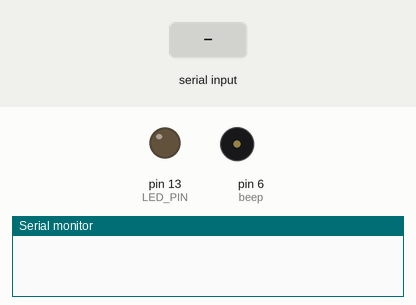
Recording of a sketch running on a simulated Arduino Uno, built with avr-gcc and run on an emulated ATmega328P. On the bench: output pins drawn as LEDs (lit = HIGH), buzzer (waves = sounding), the last lines printed to the serial monitor. The test bench sets the inputs (shaded band).

Above: at 1.2 s.
1.3 s: "1" received over Serial
At 1.7 s:
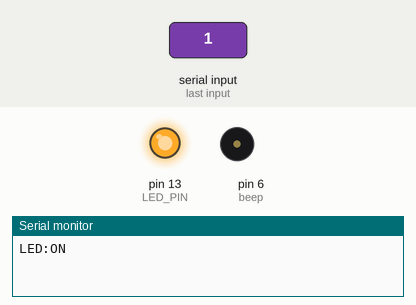
2.9 s: "d" received over Serial
At 3.6 s:
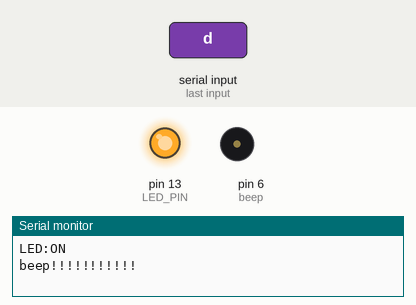
7.5 s: "0" received over Serial
At 8.2 s:
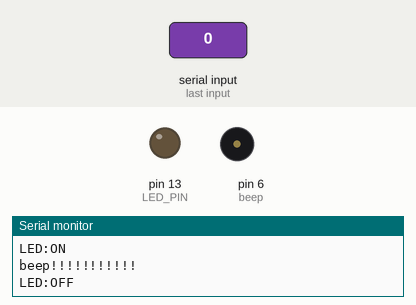
9.0 s: "d" received over Serial
At 10.1 s:
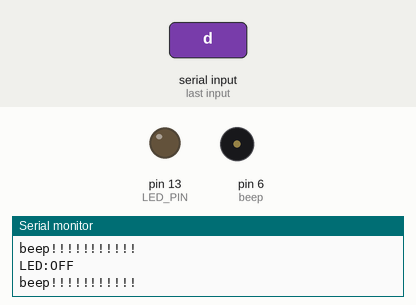
Timing chart, 0 to 11.6 s (numbered marks = the images above; inputs shaded):
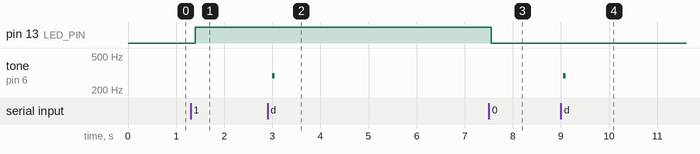

Measured:
- after the input at 1.3 s, pin 13 (LED_PIN): LOW → HIGH after 0.10 s
- after the input at 2.9 s, tone on pin 6 (beep): silent → 294 Hz after 0.10 s, → silent 0.05 s later
- after the input at 7.5 s, pin 13 (LED_PIN): HIGH → LOW after 0.05 s
- after the input at 9.0 s, tone on pin 6 (beep): silent → 294 Hz after 0.05 s, → silent 0.05 s later

The sketch:

firmware.ino
```cpp
#include <DHT.h>

#define DHTPIN 2          //пин DHT11
#define DHTTYPE DHT11     //тип датчика
#define beep 6
#define LED_PIN 13
#define LED_blue 5
#define LED_red 4
#define LED_green 3

DHT dht(DHTPIN, DHTTYPE);

void setup() {
  pinMode(LED_PIN, OUTPUT);
  digitalWrite(LED_PIN, LOW);
  Serial.begin(9600);
  dht.begin();
  //Serial.println("Arduino ready");
}

void loop() {
  if (Serial.available() > 0) {
    char command = Serial.read();

    if (command == '1') {//svet
      digitalWrite(LED_PIN, HIGH);      //вкл выкл реле + светодиод
      Serial.println("LED:ON");
    }
    else if (command == '0') {
      digitalWrite(LED_PIN, LOW);
      Serial.println("LED:OFF");
    }//svet

    else if (command == 'd') {          //beep
      Serial.println("beep!!!!!!!!!!!");
      tone(beep, 294);  // Ре (D4)
      delay(50);
      noTone(beep);         //beep
    }


    else if (command == 'b') {          //rgb
      digitalWrite(LED_blue, HIGH);
      Serial.println("LED:On");
    }
    else if (command == 'r') {          //rgb
      digitalWrite(LED_red, HIGH);
      Serial.println("LED:On");
    }
    else if (command == 'g') {          //rgb
      digitalWrite(LED_green, HIGH);
      Serial.println("LED:On");
    }
        else if (command == 'q') {          //rgb
      digitalWrite(LED_blue, LOW);
      Serial.println("LED:On");
    }
    else if (command == 'w') {          //rgb
      digitalWrite(LED_red, LOW);
      Serial.println("LED:On");
    }
    else if (command == 'e') {          //rgb
      digitalWrite(LED_green, LOW);
      Serial.println("LED:On");
    }
    else if (command == 'f') {          //rgb
      digitalWrite(LED_green, LOW);
      digitalWrite(LED_blue, LOW);
      digitalWrite(LED_red, LOW);
      Serial.println("LED:On");
    }
    else if (command == 'o') {          //rgb
      digitalWrite(LED_green, HIGH);
      digitalWrite(LED_blue, HIGH);
      digitalWrite(LED_red, HIGH);
      Serial.println("LED:On");
    }


    else if (command == 't') {    // температура dht11
      float h = dht.readHumidity();
      float t = dht.readTemperature();

      if (isnan(h) || isnan(t)) {
        Serial.println("ERROR:Sensor read failed");
        return;
      }

      // Формат: TEMP:23.5|HUM:60.2
      Serial.print("TEMP:");
      Serial.print(t, 1);
      Serial.print("|HUM:");
      Serial.print(h, 1);
      Serial.println();
    }
  }
  delay(100);
}
```
